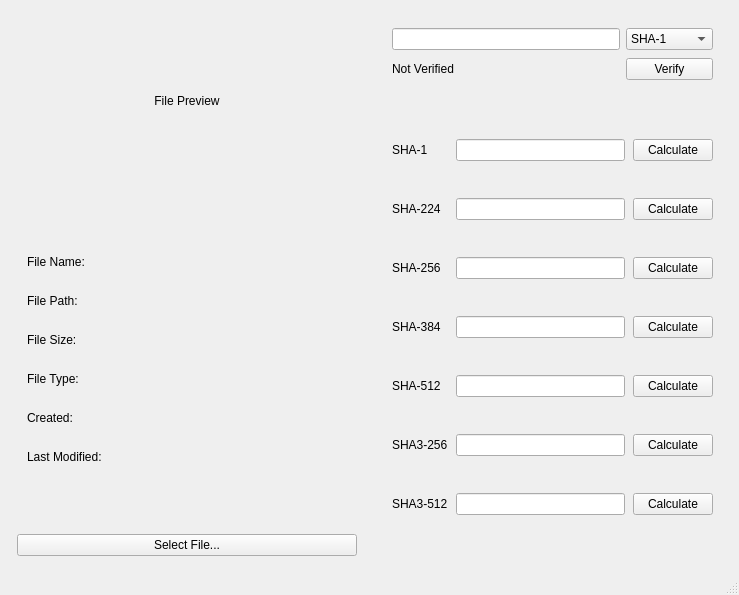
<?xml version="1.0" encoding="UTF-8"?>
<ui version="4.0">
 <class>MainWindow</class>
 <widget class="QMainWindow" name="MainWindow">
  <property name="geometry">
   <rect>
    <x>0</x>
    <y>0</y>
    <width>739</width>
    <height>595</height>
   </rect>
  </property>
  <property name="windowTitle">
   <string>MainWindow</string>
  </property>
  <widget class="QWidget" name="centralwidget">
   <layout class="QHBoxLayout" name="horizontalLayout" stretch="1,1">
    <property name="spacing">
     <number>8</number>
    </property>
    <property name="leftMargin">
     <number>8</number>
    </property>
    <property name="topMargin">
     <number>8</number>
    </property>
    <property name="rightMargin">
     <number>8</number>
    </property>
    <property name="bottomMargin">
     <number>8</number>
    </property>
    <item>
     <widget class="QWidget" name="leftPanel" native="true">
      <property name="sizePolicy">
       <sizepolicy hsizetype="Expanding" vsizetype="Expanding">
        <horstretch>0</horstretch>
        <verstretch>0</verstretch>
       </sizepolicy>
      </property>
      <layout class="QVBoxLayout" name="verticalLayout" stretch="1,2,0">
       <item>
        <widget class="QLabel" name="previewLabel">
         <property name="text">
          <string>File Preview</string>
         </property>
         <property name="alignment">
          <set>Qt::AlignmentFlag::AlignCenter</set>
         </property>
        </widget>
       </item>
       <item>
        <widget class="QWidget" name="fileDetails" native="true">
         <layout class="QFormLayout" name="formLayout_2">
          <property name="fieldGrowthPolicy">
           <enum>QFormLayout::FieldGrowthPolicy::AllNonFixedFieldsGrow</enum>
          </property>
          <property name="rowWrapPolicy">
           <enum>QFormLayout::RowWrapPolicy::DontWrapRows</enum>
          </property>
          <property name="labelAlignment">
           <set>Qt::AlignmentFlag::AlignLeading|Qt::AlignmentFlag::AlignLeft|Qt::AlignmentFlag::AlignTop</set>
          </property>
          <property name="formAlignment">
           <set>Qt::AlignmentFlag::AlignCenter</set>
          </property>
          <property name="horizontalSpacing">
           <number>6</number>
          </property>
          <property name="verticalSpacing">
           <number>25</number>
          </property>
          <property name="leftMargin">
           <number>10</number>
          </property>
          <property name="topMargin">
           <number>10</number>
          </property>
          <property name="rightMargin">
           <number>10</number>
          </property>
          <property name="bottomMargin">
           <number>10</number>
          </property>
          <item row="0" column="0">
           <widget class="QLabel" name="fileName">
            <property name="text">
             <string>File Name:</string>
            </property>
           </widget>
          </item>
          <item row="0" column="1">
           <widget class="QLabel" name="fileNameLabel">
            <property name="text">
             <string/>
            </property>
            <property name="alignment">
             <set>Qt::AlignmentFlag::AlignRight|Qt::AlignmentFlag::AlignTrailing|Qt::AlignmentFlag::AlignVCenter</set>
            </property>
           </widget>
          </item>
          <item row="1" column="0">
           <widget class="QLabel" name="filePath">
            <property name="text">
             <string>File Path:</string>
            </property>
           </widget>
          </item>
          <item row="1" column="1">
           <widget class="QLabel" name="filePathLabel">
            <property name="text">
             <string/>
            </property>
            <property name="alignment">
             <set>Qt::AlignmentFlag::AlignRight|Qt::AlignmentFlag::AlignTrailing|Qt::AlignmentFlag::AlignVCenter</set>
            </property>
           </widget>
          </item>
          <item row="2" column="0">
           <widget class="QLabel" name="fileSize">
            <property name="text">
             <string>File Size:</string>
            </property>
           </widget>
          </item>
          <item row="2" column="1">
           <widget class="QLabel" name="fileSizeLabel">
            <property name="text">
             <string/>
            </property>
            <property name="alignment">
             <set>Qt::AlignmentFlag::AlignRight|Qt::AlignmentFlag::AlignTrailing|Qt::AlignmentFlag::AlignVCenter</set>
            </property>
           </widget>
          </item>
          <item row="3" column="0">
           <widget class="QLabel" name="fileType">
            <property name="text">
             <string>File Type:</string>
            </property>
           </widget>
          </item>
          <item row="3" column="1">
           <widget class="QLabel" name="fileTypeLabel">
            <property name="text">
             <string/>
            </property>
            <property name="alignment">
             <set>Qt::AlignmentFlag::AlignRight|Qt::AlignmentFlag::AlignTrailing|Qt::AlignmentFlag::AlignVCenter</set>
            </property>
           </widget>
          </item>
          <item row="4" column="0">
           <widget class="QLabel" name="created">
            <property name="text">
             <string>Created:</string>
            </property>
           </widget>
          </item>
          <item row="4" column="1">
           <widget class="QLabel" name="createdLabel">
            <property name="text">
             <string/>
            </property>
            <property name="alignment">
             <set>Qt::AlignmentFlag::AlignRight|Qt::AlignmentFlag::AlignTrailing|Qt::AlignmentFlag::AlignVCenter</set>
            </property>
           </widget>
          </item>
          <item row="5" column="0">
           <widget class="QLabel" name="lastModified">
            <property name="text">
             <string>Last Modified:</string>
            </property>
           </widget>
          </item>
          <item row="5" column="1">
           <widget class="QLabel" name="modifiedLabel">
            <property name="text">
             <string/>
            </property>
            <property name="alignment">
             <set>Qt::AlignmentFlag::AlignRight|Qt::AlignmentFlag::AlignTrailing|Qt::AlignmentFlag::AlignVCenter</set>
            </property>
           </widget>
          </item>
         </layout>
        </widget>
       </item>
       <item>
        <widget class="QPushButton" name="selectFileButton">
         <property name="sizePolicy">
          <sizepolicy hsizetype="Expanding" vsizetype="Fixed">
           <horstretch>0</horstretch>
           <verstretch>0</verstretch>
          </sizepolicy>
         </property>
         <property name="layoutDirection">
          <enum>Qt::LayoutDirection::LeftToRight</enum>
         </property>
         <property name="text">
          <string>Select File...</string>
         </property>
        </widget>
       </item>
      </layout>
     </widget>
    </item>
    <item>
     <widget class="QWidget" name="rightPanel" native="true">
      <property name="sizePolicy">
       <sizepolicy hsizetype="Expanding" vsizetype="Preferred">
        <horstretch>0</horstretch>
        <verstretch>0</verstretch>
       </sizepolicy>
      </property>
      <layout class="QVBoxLayout" name="verticalLayout_2" stretch="1,6">
       <item>
        <widget class="QWidget" name="userGrid" native="true">
         <property name="sizePolicy">
          <sizepolicy hsizetype="Expanding" vsizetype="Preferred">
           <horstretch>0</horstretch>
           <verstretch>0</verstretch>
          </sizepolicy>
         </property>
         <layout class="QGridLayout" name="gridLayout_3">
          <item row="1" column="1">
           <widget class="QPushButton" name="verifyButton">
            <property name="text">
             <string>Verify</string>
            </property>
           </widget>
          </item>
          <item row="0" column="1">
           <widget class="QComboBox" name="algorithmComboBox">
            <item>
             <property name="text">
              <string>SHA-1</string>
             </property>
            </item>
            <item>
             <property name="text">
              <string>SHA-224</string>
             </property>
            </item>
            <item>
             <property name="text">
              <string>SHA-256</string>
             </property>
            </item>
            <item>
             <property name="text">
              <string>SHA-384</string>
             </property>
            </item>
            <item>
             <property name="text">
              <string>SHA-512</string>
             </property>
            </item>
            <item>
             <property name="text">
              <string>SHA3-256</string>
             </property>
            </item>
            <item>
             <property name="text">
              <string>SHA3-512</string>
             </property>
            </item>
           </widget>
          </item>
          <item row="1" column="0">
           <widget class="QLabel" name="verificationStatus">
            <property name="text">
             <string>Not Verified</string>
            </property>
           </widget>
          </item>
          <item row="0" column="0">
           <widget class="QLineEdit" name="expectedChecksum">
            <property name="sizePolicy">
             <sizepolicy hsizetype="Expanding" vsizetype="Fixed">
              <horstretch>0</horstretch>
              <verstretch>0</verstretch>
             </sizepolicy>
            </property>
           </widget>
          </item>
         </layout>
        </widget>
       </item>
       <item>
        <widget class="QWidget" name="shagrid" native="true">
         <property name="sizePolicy">
          <sizepolicy hsizetype="Expanding" vsizetype="Preferred">
           <horstretch>0</horstretch>
           <verstretch>0</verstretch>
          </sizepolicy>
         </property>
         <layout class="QGridLayout" name="gridLayout_2">
          <property name="horizontalSpacing">
           <number>8</number>
          </property>
          <item row="6" column="2">
           <widget class="QPushButton" name="sha3512Button">
            <property name="text">
             <string>Calculate</string>
            </property>
           </widget>
          </item>
          <item row="2" column="0">
           <widget class="QLabel" name="sha256Label">
            <property name="text">
             <string>SHA-256</string>
            </property>
           </widget>
          </item>
          <item row="3" column="1">
           <widget class="QLineEdit" name="sha384Output"/>
          </item>
          <item row="5" column="1">
           <widget class="QLineEdit" name="sha3256Output"/>
          </item>
          <item row="1" column="1">
           <widget class="QLineEdit" name="sha224Output"/>
          </item>
          <item row="5" column="2">
           <widget class="QPushButton" name="sha3256Button">
            <property name="text">
             <string>Calculate</string>
            </property>
           </widget>
          </item>
          <item row="4" column="0">
           <widget class="QLabel" name="sha512Label">
            <property name="text">
             <string>SHA-512</string>
            </property>
           </widget>
          </item>
          <item row="4" column="1">
           <widget class="QLineEdit" name="sha512Output"/>
          </item>
          <item row="1" column="0">
           <widget class="QLabel" name="sha224Label">
            <property name="text">
             <string>SHA-224</string>
            </property>
           </widget>
          </item>
          <item row="6" column="1">
           <widget class="QLineEdit" name="sha3512Output"/>
          </item>
          <item row="5" column="0">
           <widget class="QLabel" name="sha3256Label">
            <property name="text">
             <string>SHA3-256</string>
            </property>
           </widget>
          </item>
          <item row="2" column="1">
           <widget class="QLineEdit" name="sha256Output"/>
          </item>
          <item row="3" column="2">
           <widget class="QPushButton" name="sha384Button">
            <property name="text">
             <string>Calculate</string>
            </property>
           </widget>
          </item>
          <item row="2" column="2">
           <widget class="QPushButton" name="sha256Button">
            <property name="text">
             <string>Calculate</string>
            </property>
           </widget>
          </item>
          <item row="0" column="0">
           <widget class="QLabel" name="sha1Label">
            <property name="text">
             <string>SHA-1</string>
            </property>
           </widget>
          </item>
          <item row="0" column="1">
           <widget class="QLineEdit" name="sha1Output"/>
          </item>
          <item row="6" column="0">
           <widget class="QLabel" name="sha3512Label">
            <property name="text">
             <string>SHA3-512</string>
            </property>
           </widget>
          </item>
          <item row="1" column="2">
           <widget class="QPushButton" name="sha224Button">
            <property name="text">
             <string>Calculate</string>
            </property>
           </widget>
          </item>
          <item row="3" column="0">
           <widget class="QLabel" name="sha384Label">
            <property name="text">
             <string>SHA-384</string>
            </property>
           </widget>
          </item>
          <item row="4" column="2">
           <widget class="QPushButton" name="sha512Button">
            <property name="text">
             <string>Calculate</string>
            </property>
           </widget>
          </item>
          <item row="0" column="2">
           <widget class="QPushButton" name="sha1Button">
            <property name="text">
             <string>Calculate</string>
            </property>
           </widget>
          </item>
         </layout>
        </widget>
       </item>
      </layout>
     </widget>
    </item>
   </layout>
  </widget>
  <widget class="QMenuBar" name="menubar">
   <property name="geometry">
    <rect>
     <x>0</x>
     <y>0</y>
     <width>739</width>
     <height>23</height>
    </rect>
   </property>
  </widget>
  <widget class="QStatusBar" name="statusbar"/>
 </widget>
 <resources/>
 <connections/>
</ui>
